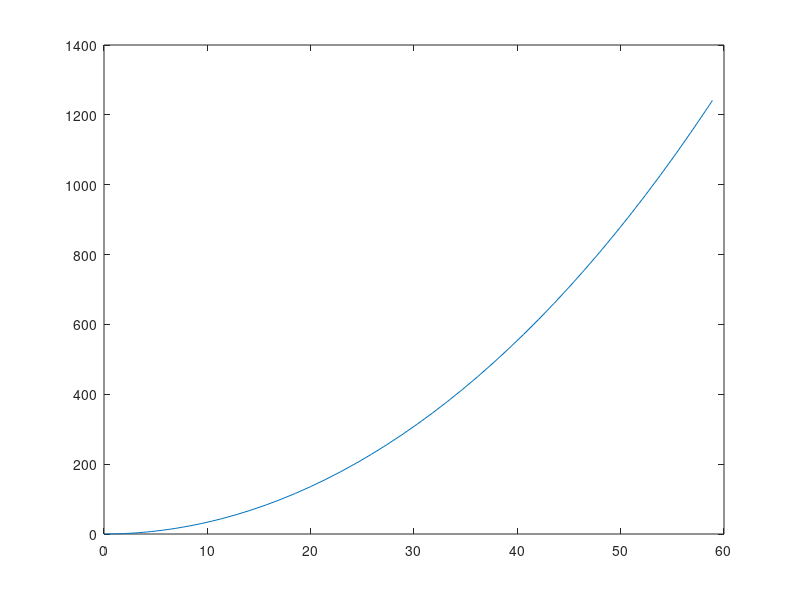

MATLAB code to generate this figure:
% como calcular a distancia em pista
% para aeronave ir de v = 0 até v_LOF???

% podemos escrever como uma EDO:
% dS/dV = (m*V)/(T - D - mu * (W *cos(phi) - L) - W*sin(phi)
% e resolver a EDO, com condicao inicial S = 0, V = 0, e integrar até
% V = VLOF (onde VLOF é a velocidade de decolagem, tipicamente
% definida por requisito, como uma velocidade acima da Vestol).

T =  55600; %N
S = 88; % m2
rho = 1.225; 
mu_rolamento = 0.02; % rolamento/aceleracao
mu_frenagem = 0.35; % frenagem/rejeição da decolagem
Cd0 = 0.03;
K = 0.07;
CLmax = 2.5;
%CL de decolagem???
CL = 0.3; % inventei qualquer coisa
g = 9.8;
m = 33100;
W = m*g;
CD = Cd0+K*CL^2;
mu = mu_rolamento;
D = @(V) 0.5*rho*V.^2*S*CD;
phi = 0; % angulo de inclinacao da pista
L = @(V) 0.5*rho*V.^2*S*CL;
dSdV = @(V) (m*V)./(T - D(V) - mu * (W *cos(phi) - L(V))- W*sin(phi)) ;

Vestol = sqrt(2*W/(rho*S*CLmax));
VLOF = 1.2*Vestol;
% cálculo da integral de dSdV de V = 0 até V = VLOF
% usar algum integrador: ode45, trapz, integral, etc...
%tres maneiras de calcular:
% método dos trapézios:
V_vec = linspace(0,VLOF, 100);
S_pista_trapz = trapz(V_vec, dSdV(V_vec));

% funcao integral
S_pista = integral(dSdV, 0, VLOF)

% integracao da ODE / Runge-Kutta:
[V_vec, S_vec] = ode45(@(V,S) dSdV(V), [0 VLOF], 0);
S_pista_ode = S_vec(end)
figure;
plot(V_vec, S_vec)
